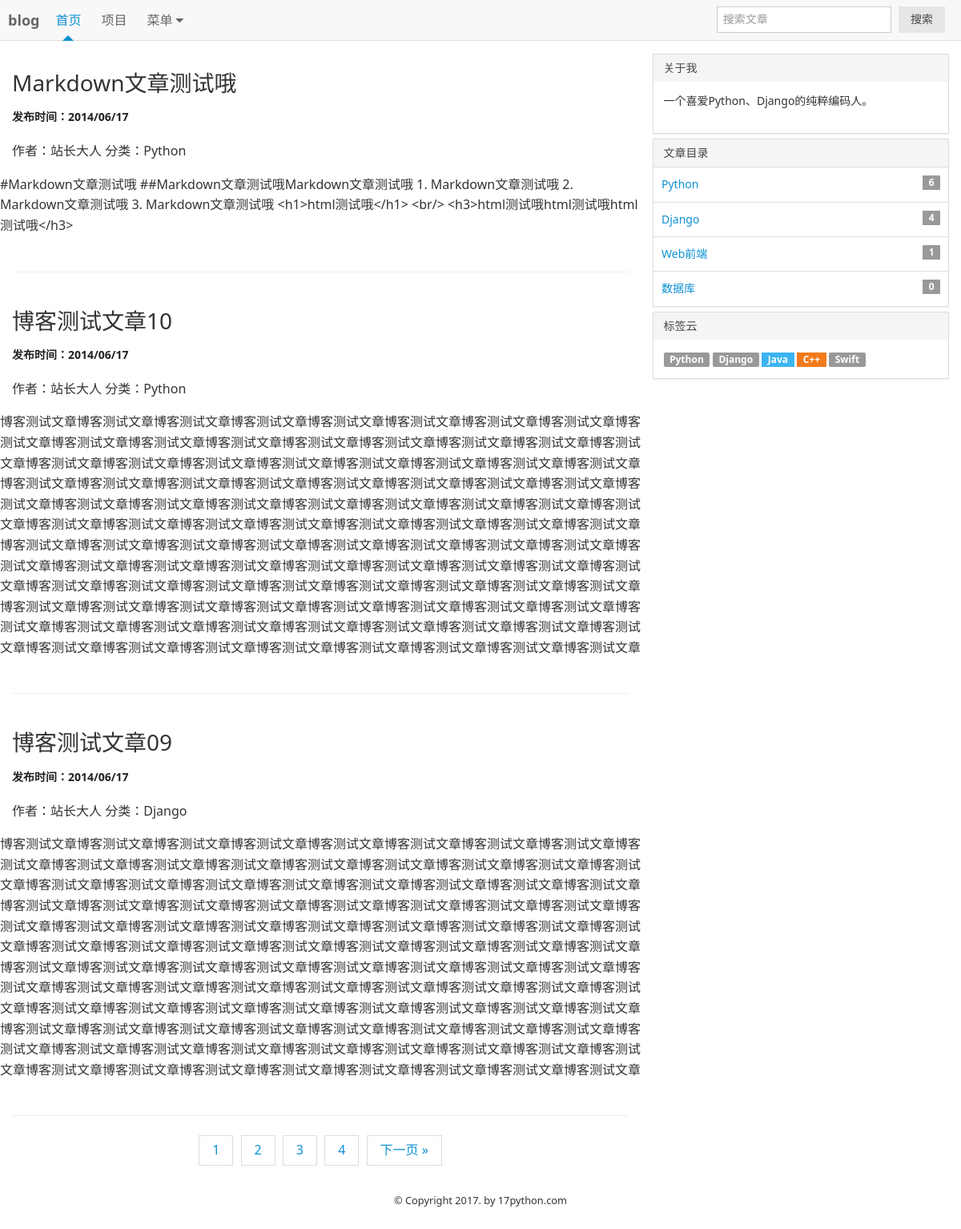
The page / on the database its author committed.
### myblog/models.py (models this page shows, shortened)
class Article(models.Model):
    title = models.CharField(max_length=50, verbose_name = '文章标题', default = '')#创建标题
    article_synopsis = models.TextField(verbose_name=u'日志简介', default='')
    content = models.TextField(verbose_name = '博客正文', default = '')
    category = models.ForeignKey(Category, verbose_name = '所属分类', default = '')
    tag = models.CharField(max_length=50, verbose_name=u'日志标签', default='')
    user = models.ForeignKey(settings.AUTH_USER_MODEL, verbose_name='文章作者', null=True, blank=True)
    create_time = models.DateTimeField(verbose_name='文章创建时间', auto_now_add=True,)
    update_time= models.DateTimeField(verbose_name=u'更新时间',  auto_now=True)
    class Meta:
        verbose_name = u'博客文章'
        verbose_name_plural = verbose_name

class UserProfile(AbstractUser):
    nick_name = models.CharField(max_length=24, verbose_name='用户昵称', default='')
    gender = models.CharField(max_length=10, choices=(('1','男'),('0','女')), default='1', verbose_name='用户性别')
    birday = models.DateField(verbose_name='用户生日',null=True, blank = True)
    mobile = models.CharField(max_length=11, null=True, blank=True,verbose_name='电话号码')
    address = models.CharField(max_length=200, verbose_name="用户地址", default='')
    detail = models.CharField(max_length=200, verbose_name="个人简介", default='')
    class Meta(AbstractUser.Meta):
        verbose_name=u'用户表'
        verbose_name_plural = verbose_name

class Category(models.Model):
    title = models.CharField(max_length=20, verbose_name = '分类名称', default = '')
    daitail = models.CharField(max_length=100, verbose_name='分类介绍', default='')
    icon = models.CharField(max_length=100, verbose_name='分类图标', default='')
    sort_id = models.IntegerField(verbose_name='分类排序', default=99)
    class Meta:
        verbose_name = u'博客分类'
        verbose_name_plural = verbose_name
    def __str__(self):
        return self.title

### myblog/views.py (the view)
# urls.py: url(r'^$', v.list, name=''),#项目首页
def list(request):
    articles = Article.objects.all().order_by('-create_time')
    c = request.GET.get('c', '')
    if c:
        articles = articles.filter(category=c,).order_by('-create_time')
    t = ''  # TAG关键字
    if request.method == 'GET':
        form = Tagform(request.GET)
        if form.is_valid():
            t =request.GET.get('t')
    s = ''#搜索关键字
    if request.method == 'GET':
        form = Searchform(request.GET)
        if form.is_valid():
            s = request.GET.get('s')
    if s :
        articles = articles.filter(Q(title__contains=s)|Q(content__contains=s)).order_by('-create_time')
    elif t:
        articles = articles.filter(tag__contains=t,).order_by('-create_time')  # name__contains 模糊查找字段
    paginator = Paginator(articles, 3)#创建Paginator
    page = request.GET.get('p')#获取当前页码
    try:
        contacts = paginator.page(page)#取得当前页码所包含的数据
    except PageNotAnInteger:
        contacts = paginator.page(1)#若不是整数，跳转到第一页。
    except EmptyPage:
        contacts = paginator.page(paginator.num_pages)#若超过了最后一页
    return render(request, 'list.html', {'articles':articles, 'contacts':contacts,})

### myblog/blog_context.py (called while the page is built)
def blog_info(request):
    userinfo = UserProfile.objects.get(pk=1)#站长资料
    siteinfo = Siteinfo.objects.get(pk=1)#blog相关资料
    categorts = Category.objects.all().order_by('sort_id')#根据排序获取所有分类
    l = Article.objects.values("tag")#获得所有文章的标签
    tags = []#所有标签数据
    for k in l :
        tlist = k["tag"].split(' ')
        for item in tlist:
            if item not in tags:
                tags.append(item)#加入list
    shuffle(tags)#重新洗牌，随机显示
    print(tags)
    tagcss =['am-radius','am-badge-primary','am-badge-secondary','am-badge-success','am-badge-warning','am-badge-danger']
    return {'userinfo':userinfo, 'siteinfo':siteinfo, 'categorts':categorts, 'tags':tags, 'tagcss':tagcss}

### myblog/templatetags/mytags.py (called while the page is built)
@register.filter
def cat_count(cat_id):
    return Article.objects.filter(category=cat_id).count()

### myblog/templates/list.html (shortened to what this page needs)
{% extends 'base.html' %}
{% block article %}
{% for article in contacts %}
<article class="blog-main">
    <h3 class="am-article-title">
      <a href="#">{{ article.title }}</a>
    </h3>
    <h4 class="am-article-meta blog-meta">发布时间：2014/06/17</h4>
    <p>作者：{{ article.user.nick_name }} 分类：{{ article.category }}</p>
    <div class="am-g blog-content">
    {{ article.content }}
    </div>
  </article>
  <hr class="am-article-divider blog-hr">
{% endfor %}
<div class="am-pagination am-pagination-centered">
      {% for p in contacts.paginator.page_range %}
         <li class="{% if p == page_number %}am-active{% endif %}"><a href="?p={{ p }}">{{ p }}</a></li>
      {% endfor %}
      {% if contacts.has_next %}
          <li class=""><a href="?p={{ contacts.next_page_number }}">下一页 &raquo;</a></li>
      {% endif %}
</div>
{% endblock article %}

### myblog/templates/base.html (shortened to what this page needs)
{% load mytags %}
<!DOCTYPE html>
<html>
<head lang="en">
  <link rel="stylesheet" href="/static/AmazeUI-2.7.2/assets/css/amazeui.min.css"/>
</head>
<body>
<header class="am-topbar">
  <h1 class="am-topbar-brand">
    <a href="#">blog</a>
  </h1>
  <div class="am-collapse am-topbar-collapse" id="doc-topbar-collapse">
    <ul class="am-nav am-nav-pills am-topbar-nav">
      <li class="am-active"><a href="#">首页</a></li>
      <li><a href="#">项目</a></li>
      <li class="am-dropdown" data-am-dropdown>
        <a class="am-dropdown-toggle" data-am-dropdown-toggle href="javascript:;">
          菜单 <span class="am-icon-caret-down"></span>
        </a>
      </li>
    </ul>
    <form class="am-topbar-form am-topbar-left am-form-inline am-topbar-right"  action="{% url '' %}">
      <div class="am-form-group">
        <input type="text" class="am-form-field am-input-sm" placeholder="搜索文章" name="s">
      </div>
      <button type="submit" class="am-btn am-btn-default am-btn-sm">搜索</button>
    </form>
  </div>
</header>
<div class="am-g am-g-fixed blog-g-fixed">
  <div class="am-u-md-8">
        {% block article %} 文章列表内容 {% endblock article %}
  </div>
  <div class="am-u-md-4 blog-sidebar">
    <div class="am-panel-group">
      <section class="am-panel am-panel-default">
        <div class="am-panel-hd">关于我</div>
        <div class="am-panel-bd">
          <p>{{ userinfo.detail }}</p>
        </div>
      </section>
      <section class="am-panel am-panel-default">
        <div class="am-panel-hd">文章目录</div>
        <ul class="am-list blog-list">
          {% for categort in categorts %}
          <li><a href="#">{{ categort.title }}
           <span class="am-badge am-align-right">{{ categort.id|cat_count  }}</span>
          </a>
          </li>
          {% endfor %}
        </ul>
      </section>
      <section class="am-panel am-panel-default">
        <div class="am-panel-hd">标签云</div>
        <div class="am-panel-bd">
          {% for tag in tags %}
          <a href="{% url '' %}?t={{ tag }}" class="am-badge {{ tagcss | random }}">{{ tag }}</a>
          {% endfor %}
        </div>
      </section>
    </div>
  </div>
</div>
<footer class="blog-footer">
    <small>© Copyright 2017. by 17python.com </small>
</footer>
</body>
</html>

### myblog/templates/base.html (style rules this page uses)
@media only screen and (min-width: 1200px) { .blog-g-fixed { max-width: 1200px; } }
@media only screen and (min-width: 641px) { .blog-sidebar { font-size: 1.4rem; } }
.blog-main { padding: 20px 0; }
.blog-meta { font-size: 14px; margin: 10px 0 20px 0; color: #222; }
.blog-footer { padding: 10px 0; text-align: center; }

### rows shown on the page
Article: title "Markdown文章测试哦", user.nick_name "站长大人", category "Python", content "#Markdown文章测试哦 ##Markdown文章测试哦Markdown文章测试哦 1. Markdown文章测试哦 2. Markdown文章测试哦 3. Markdown文章测试哦 <h1>html测试哦</h1> <br/> <h3>html测试哦html测试哦html测试哦</h3>"
Article: title "博客测试文章10", user.nick_name "站长大人", category "Python", content "博客测试文章博客测试文章博客测试文章博客测试文章博客测试文章博客测试文章博客测试文章博客测试文章博客测试文章博客测试文章博客测试文章博客测试文章博客测试文章博客测试文章博客测试文章博客测试文章博客测试文章博客测试文章博客测试文章博客测试文章博客测试文章博客测试文章博客测试文章博客测试文章博客测试文章博客测试文章博客测试文章博客测试文章博客测试文章博客测试文章博客测试文章博客测试文章博客测试文章博客测试文章博客测试文章博客测试文章博客测试文章博客测试文章博客测试文章博客测试文章博客测试文章博客测试文章博客测试文章博客测试文章博客测试文章博客测试文章博客测试文章博客测试文章博客测试文章博客测试文章 博客测试文章博客测试文章博客测试文章博客测试文章博客测试文章博客测试文章博客测试文章博客测试文章博客测试文章博客测试文章博客测试文章博客测试文章博客测试文章博客测试文章博客测试文章博客测试文章博客测试文章博客测试文章博客测试文章博客测试文章博客测试文章博客测试文章博客测试文章博客测试文章博客测试文章博客测试文章博客测试文章博客测试文章博客测试文章博客测试文章博客测试文章博客测试文章博客测试文章博客测试文章博客测试文章博客测试文章博客测试文章博客测试文章博客测试文章博客测试文章博客测试文章博客测试文章博客测试文章博客测试文章博客测试文章博客测试文章博客测试文章博客测试文章博客测试文章博客测试文章"
Article: title "博客测试文章09", user.nick_name "站长大人", category "Django", content "博客测试文章博客测试文章博客测试文章博客测试文章博客测试文章博客测试文章博客测试文章博客测试文章博客测试文章博客测试文章博客测试文章博客测试文章博客测试文章博客测试文章博客测试文章博客测试文章博客测试文章博客测试文章博客测试文章博客测试文章博客测试文章博客测试文章博客测试文章博客测试文章博客测试文章博客测试文章博客测试文章博客测试文章博客测试文章博客测试文章博客测试文章博客测试文章博客测试文章博客测试文章博客测试文章博客测试文章博客测试文章博客测试文章博客测试文章博客测试文章博客测试文章博客测试文章博客测试文章博客测试文章博客测试文章博客测试文章博客测试文章博客测试文章博客测试文章博客测试文章 博客测试文章博客测试文章博客测试文章博客测试文章博客测试文章博客测试文章博客测试文章博客测试文章博客测试文章博客测试文章博客测试文章博客测试文章博客测试文章博客测试文章博客测试文章博客测试文章博客测试文章博客测试文章博客测试文章博客测试文章博客测试文章博客测试文章博客测试文章博客测试文章博客测试文章博客测试文章博客测试文章博客测试文章博客测试文章博客测试文章博客测试文章博客测试文章博客测试文章博客测试文章博客测试文章博客测试文章博客测试文章博客测试文章博客测试文章博客测试文章博客测试文章博客测试文章博客测试文章博客测试文章博客测试文章博客测试文章博客测试文章博客测试文章博客测试文章博客测试文章"
UserProfile: detail "一个喜爱Python、Django的纯粹编码人。"
Category: title "Python", id|cat_count "6"
Category: title "Django", id|cat_count "4"
Category: title "Web前端", id|cat_count "1"
Category: title "数据库", id|cat_count "0"

### other values the page prints
{{ p }} "1" "2" "3" "4"
{{ tag }} "Python" "Django" "Java" "C++" "Swift"
